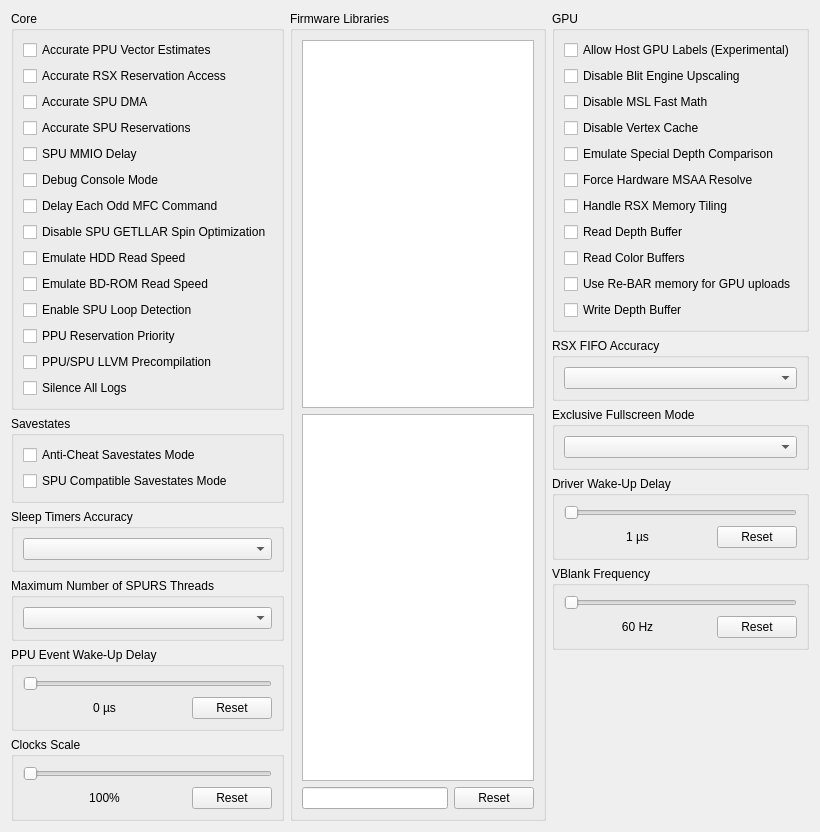
         <widget class="QWidget" name="advancedTabScrollContents">
          <property name="geometry">
           <rect>
            <x>0</x>
            <y>0</y>
            <width>820</width>
            <height>737</height>
           </rect>
          </property>
          <layout class="QVBoxLayout" name="advancedTabScrollContentsLayout">
           <item>
            <layout class="QHBoxLayout" name="advancedTabLayout" stretch="1,1,1">
             <item>
              <layout class="QVBoxLayout" name="advancedTabLayoutLeft">
               <item>
                <widget class="QGroupBox" name="gb_advanced_core">
                 <property name="sizePolicy">
                  <sizepolicy hsizetype="Preferred" vsizetype="Minimum">
                   <horstretch>0</horstretch>
                   <verstretch>0</verstretch>
                  </sizepolicy>
                 </property>
                 <property name="title">
                  <string>Core</string>
                 </property>
                 <layout class="QVBoxLayout" name="gb_advanced_core_layout">
                  <item>
                   <widget class="QCheckBox" name="accuratePPUVEST">
                    <property name="text">
                     <string>Accurate PPU Vector Estimates</string>
                    </property>
                   </widget>
                  </item>
                  <item>
                   <widget class="QCheckBox" name="accurateRSXAccess">
                    <property name="text">
                     <string>Accurate RSX Reservation Access</string>
                    </property>
                   </widget>
                  </item>
                  <item>
                   <widget class="QCheckBox" name="accurateSpuDMA">
                    <property name="text">
                     <string>Accurate SPU DMA</string>
                    </property>
                   </widget>
                  </item>
                  <item>
                   <widget class="QCheckBox" name="accurateSpuReservations">
                    <property name="text">
                     <string>Accurate SPU Reservations</string>
                    </property>
                   </widget>
                  </item>
                  <item>
                   <widget class="QCheckBox" name="spuMmioDelay">
                    <property name="text">
                     <string>SPU MMIO Delay</string>
                    </property>
                   </widget>
                  </item>
                  <item>
                   <widget class="QCheckBox" name="debugConsoleMode">
                    <property name="text">
                     <string>Debug Console Mode</string>
                    </property>
                   </widget>
                  </item>
                  <item>
                   <widget class="QCheckBox" name="mfcDelayCommand">
                    <property name="text">
                     <string>Delay Each Odd MFC Command</string>
                    </property>
                   </widget>
                  </item>
                  <item>
                   <widget class="QCheckBox" name="disableSpinOptimization">
                    <property name="text">
                     <string>Disable SPU GETLLAR Spin Optimization</string>
                    </property>
                   </widget>
                  </item>
                  <item>
                   <widget class="QCheckBox" name="emulateHddSpeed">
                    <property name="text">
                     <string>Emulate HDD Read Speed</string>
                    </property>
                   </widget>
                  </item>
                  <item>
                   <widget class="QCheckBox" name="emulateBdvdSpeed">
                    <property name="text">
                     <string>Emulate BD-ROM Read Speed</string>
                    </property>
                   </widget>
                  </item>
                  <item>
                   <widget class="QCheckBox" name="spuLoopDetection">
                    <property name="text">
                     <string>Enable SPU Loop Detection</string>
                    </property>
                   </widget>
                  </item>
                  <item>
                   <widget class="QCheckBox" name="ppuReservationPrority">
                    <property name="text">
                     <string>PPU Reservation Priority</string>
                    </property>
                   </widget>
                  </item>
                  <item>
                   <widget class="QCheckBox" name="llvmPrecompilation">
                    <property name="text">
                     <string>PPU/SPU LLVM Precompilation</string>
                    </property>
                   </widget>
                  </item>
                  <item>
                   <widget class="QCheckBox" name="silenceAllLogs">
                    <property name="text">
                     <string>Silence All Logs</string>
                    </property>
                   </widget>
                  </item>
                 </layout>
                </widget>
               </item>
               <item>
                <widget class="QGroupBox" name="gb_advanced_savestates">
                 <property name="sizePolicy">
                  <sizepolicy hsizetype="Preferred" vsizetype="Minimum">
                   <horstretch>0</horstretch>
                   <verstretch>0</verstretch>
                  </sizepolicy>
                 </property>
                 <property name="title">
                  <string>Savestates</string>
                 </property>
                 <layout class="QVBoxLayout" name="gb_advanced_savestates_layout">
                  <item>
                   <widget class="QCheckBox" name="antiCheatSavestates">
                    <property name="text">
                     <string>Anti-Cheat Savestates Mode</string>
                    </property>
                   </widget>
                  </item>
                  <item>
                   <widget class="QCheckBox" name="compatibleSavestates">
                    <property name="text">
                     <string>SPU Compatible Savestates Mode</string>
                    </property>
                   </widget>
                  </item>
                 </layout>
                </widget>
               </item>
               <item>
                <widget class="QGroupBox" name="gb_sleep_timers_accuracy">
                 <property name="sizePolicy">
                  <sizepolicy hsizetype="Preferred" vsizetype="Minimum">
                   <horstretch>0</horstretch>
                   <verstretch>0</verstretch>
                  </sizepolicy>
                 </property>
                 <property name="title">
                  <string>Sleep Timers Accuracy</string>
                 </property>
                 <layout class="QVBoxLayout" name="gb_sleep_timers_accuracy_layout">
                  <item>
                   <widget class="QComboBox" name="sleepTimersAccuracy"/>
                  </item>
                 </layout>
                </widget>
               </item>
               <item>
                <widget class="QGroupBox" name="gb_max_spurs_threads">
                 <property name="sizePolicy">
                  <sizepolicy hsizetype="Preferred" vsizetype="Minimum">
                   <horstretch>0</horstretch>
                   <verstretch>0</verstretch>
                  </sizepolicy>
                 </property>
                 <property name="title">
                  <string>Maximum Number of SPURS Threads</string>
                 </property>
                 <layout class="QVBoxLayout" name="gb_max_spurs_threads_layout">
                  <item>
                   <widget class="QComboBox" name="maxSPURSThreads"/>
                  </item>
                 </layout>
                </widget>
               </item>
               <item>
                <widget class="QGroupBox" name="gb_ppuEventWakeupDelay">
                 <property name="sizePolicy">
                  <sizepolicy hsizetype="Preferred" vsizetype="Minimum">
                   <horstretch>0</horstretch>
                   <verstretch>0</verstretch>
                  </sizepolicy>
                 </property>
                 <property name="title">
                  <string>PPU Event Wake-Up Delay</string>
                 </property>
                 <layout class="QVBoxLayout" name="gb_ppuEventWakeupDelay_layout">
                  <item>
                   <widget class="QSlider" name="ppuEventWakeupDelay">
                    <property name="orientation">
                     <enum>Qt::Orientation::Horizontal</enum>
                    </property>
                   </widget>
                  </item>
                  <item>
                   <layout class="QHBoxLayout" name="ppuEventWakeupDelayLayout" stretch="1,0">
                    <item>
                     <widget class="QLabel" name="ppuEventWakeupText">
                      <property name="text">
                       <string>0 µs</string>
                      </property>
                      <property name="alignment">
                       <set>Qt::AlignmentFlag::AlignCenter</set>
                      </property>
                     </widget>
                    </item>
                    <item>
                     <widget class="QPushButton" name="ppuEventWakeupReset">
                      <property name="text">
                       <string>Reset</string>
                      </property>
                     </widget>
                    </item>
                   </layout>
                  </item>
                 </layout>
                </widget>
               </item>
               <item>
                <widget class="QGroupBox" name="gb_clockScale">
                 <property name="sizePolicy">
                  <sizepolicy hsizetype="Preferred" vsizetype="Minimum">
                   <horstretch>0</horstretch>
                   <verstretch>0</verstretch>
                  </sizepolicy>
                 </property>
                 <property name="title">
                  <string>Clocks Scale</string>
                 </property>
                 <layout class="QVBoxLayout" name="gb_clockScale_layout">
                  <item>
                   <widget class="QSlider" name="clockScale">
                    <property name="orientation">
                     <enum>Qt::Orientation::Horizontal</enum>
                    </property>
                   </widget>
                  </item>
                  <item>
                   <layout class="QHBoxLayout" name="clockScaleLayout" stretch="1,0">
                    <item>
                     <widget class="QLabel" name="clockScaleText">
                      <property name="text">
                       <string>100%</string>
                      </property>
                      <property name="alignment">
                       <set>Qt::AlignmentFlag::AlignCenter</set>
                      </property>
                     </widget>
                    </item>
                    <item>
                     <widget class="QPushButton" name="clockScaleReset">
                      <property name="text">
                       <string>Reset</string>
                      </property>
                     </widget>
                    </item>
                   </layout>
                  </item>
                 </layout>
                </widget>
               </item>
               <item>
                <spacer name="advancedTabSpacerLeft">
                 <property name="orientation">
                  <enum>Qt::Orientation::Vertical</enum>
                 </property>
                 <property name="sizeType">
                  <enum>QSizePolicy::Policy::MinimumExpanding</enum>
                 </property>
                 <property name="sizeHint" stdset="0">
                  <size>
                   <width>0</width>
                   <height>0</height>
                  </size>
                 </property>
                </spacer>
               </item>
              </layout>
             </item>
             <item>
              <layout class="QVBoxLayout" name="advancedTabLayoutMiddle">
               <item>
                <widget class="QGroupBox" name="gb_libs">
                 <property name="title">
                  <string>Firmware Libraries</string>
                 </property>
                 <layout class="QVBoxLayout" name="gb_libs_layout">
                  <item>
                   <widget class="QListWidget" name="hleList">
                    <property name="sizePolicy">
                     <sizepolicy hsizetype="Preferred" vsizetype="Preferred">
                      <horstretch>0</horstretch>
                      <verstretch>0</verstretch>
                     </sizepolicy>
                    </property>
                    <property name="selectionMode">
                     <enum>QAbstractItemView::SelectionMode::ExtendedSelection</enum>
                    </property>
                   </widget>
                  </item>
                  <item>
                   <widget class="QListWidget" name="lleList">
                    <property name="sizePolicy">
                     <sizepolicy hsizetype="Preferred" vsizetype="Preferred">
                      <horstretch>0</horstretch>
                      <verstretch>0</verstretch>
                     </sizepolicy>
                    </property>
                    <property name="selectionMode">
                     <enum>QAbstractItemView::SelectionMode::ExtendedSelection</enum>
                    </property>
                   </widget>
                  </item>
                  <item>
                   <layout class="QHBoxLayout" name="gb_lleLibs_layout" stretch="1,0">
                    <property name="spacing">
                     <number>6</number>
                    </property>
                    <property name="sizeConstraint">
                     <enum>QLayout::SizeConstraint::SetNoConstraint</enum>
                    </property>
                    <item>
                     <widget class="QLineEdit" name="searchBox"/>
                    </item>
                    <item>
                     <widget class="QPushButton" name="resetLleList">
                      <property name="text">
                       <string>Reset</string>
                      </property>
                     </widget>
                    </item>
                   </layout>
                  </item>
                 </layout>
                </widget>
               </item>
              </layout>
             </item>
             <item>
              <layout class="QVBoxLayout" name="advancedTabLayoutRight">
               <item>
                <widget class="QGroupBox" name="gb_advanced_gpu">
                 <property name="sizePolicy">
                  <sizepolicy hsizetype="Preferred" vsizetype="Minimum">
                   <horstretch>0</horstretch>
                   <verstretch>0</verstretch>
                  </sizepolicy>
                 </property>
                 <property name="title">
                  <string>GPU</string>
                 </property>
                 <layout class="QVBoxLayout" name="gb_advanced_gpu_layout">
                  <item>
                   <widget class="QCheckBox" name="allowHostGPULabels">
                    <property name="text">
                     <string>Allow Host GPU Labels (Experimental)</string>
                    </property>
                   </widget>
                  </item>
                  <item>
                   <widget class="QCheckBox" name="blitEngineScaling">
                    <property name="text">
                     <string>Disable Blit Engine Upscaling</string>
                    </property>
                   </widget>
                  </item>
                  <item>
                   <widget class="QCheckBox" name="disableMslFastMath">
                    <property name="text">
                     <string>Disable MSL Fast Math</string>
                    </property>
                   </widget>
                  </item>
                  <item>
                   <widget class="QCheckBox" name="disableVertexCache">
                    <property name="text">
                     <string>Disable Vertex Cache</string>
                    </property>
                   </widget>
                  </item>
                  <item>
                   <widget class="QCheckBox" name="emulateDepthCompare">
                    <property name="text">
                     <string>Emulate Special Depth Comparison</string>
                    </property>
                   </widget>
                  </item>
                  <item>
                   <widget class="QCheckBox" name="forceHwMSAAResolve">
                    <property name="text">
                     <string>Force Hardware MSAA Resolve</string>
                    </property>
                   </widget>
                  </item>
                  <item>
                   <widget class="QCheckBox" name="handleTiledMemory">
                    <property name="text">
                     <string>Handle RSX Memory Tiling</string>
                    </property>
                   </widget>
                  </item>
                  <item>
                   <widget class="QCheckBox" name="readDepth">
                    <property name="text">
                     <string>Read Depth Buffer</string>
                    </property>
                   </widget>
                  </item>
                  <item>
                   <widget class="QCheckBox" name="readColor">
                    <property name="text">
                     <string>Read Color Buffers</string>
                    </property>
                   </widget>
                  </item>
                  <item>
                   <widget class="QCheckBox" name="useReBAR">
                    <property name="text">
                     <string>Use Re-BAR memory for GPU uploads</string>
                    </property>
                   </widget>
                  </item>
                  <item>
                   <widget class="QCheckBox" name="dumpDepth">
                    <property name="text">
                     <string>Write Depth Buffer</string>
                    </property>
                   </widget>
                  </item>
                 </layout>
                </widget>
               </item>
               <item>
                <widget class="QGroupBox" name="gb_rsx_fifo_accuracy">
                 <property name="sizePolicy">
                  <sizepolicy hsizetype="Preferred" vsizetype="Minimum">
                   <horstretch>0</horstretch>
                   <verstretch>0</verstretch>
                  </sizepolicy>
                 </property>
                 <property name="title">
                  <string>RSX FIFO Accuracy</string>
                 </property>
                 <layout class="QVBoxLayout" name="gb_rsx_fifo_accuracy_layout">
                  <item>
                   <widget class="QComboBox" name="FIFOAccuracy"/>
                  </item>
                 </layout>
                </widget>
               </item>
               <item>
                <widget class="QGroupBox" name="gb_exclusiveFullscreen">
                 <property name="sizePolicy">
                  <sizepolicy hsizetype="Preferred" vsizetype="Minimum">
                   <horstretch>0</horstretch>
                   <verstretch>0</verstretch>
                  </sizepolicy>
                 </property>
                 <property name="title">
                  <string>Exclusive Fullscreen Mode</string>
                 </property>
                 <layout class="QVBoxLayout" name="gb_exclusiveFullscreen_layout">
                  <item>
                   <widget class="QComboBox" name="exclusiveFullscreenMode"/>
                  </item>
                 </layout>
                </widget>
               </item>
               <item>
                <widget class="QGroupBox" name="gb_wakeupDelay">
                 <property name="sizePolicy">
                  <sizepolicy hsizetype="Preferred" vsizetype="Minimum">
                   <horstretch>0</horstretch>
                   <verstretch>0</verstretch>
                  </sizepolicy>
                 </property>
                 <property name="title">
                  <string>Driver Wake-Up Delay</string>
                 </property>
                 <layout class="QVBoxLayout" name="gb_wakeupDelay_layout">
                  <item>
                   <widget class="QSlider" name="wakeupDelay">
                    <property name="orientation">
                     <enum>Qt::Orientation::Horizontal</enum>
                    </property>
                   </widget>
                  </item>
                  <item>
                   <layout class="QHBoxLayout" name="wakeupDelayLayout" stretch="1,0">
                    <item>
                     <widget class="QLabel" name="wakeupText">
                      <property name="text">
                       <string>1 µs</string>
                      </property>
                      <property name="alignment">
                       <set>Qt::AlignmentFlag::AlignCenter</set>
                      </property>
                     </widget>
                    </item>
                    <item>
                     <widget class="QPushButton" name="wakeupReset">
                      <property name="text">
                       <string>Reset</string>
                      </property>
                     </widget>
                    </item>
                   </layout>
                  </item>
                 </layout>
                </widget>
               </item>
               <item>
                <widget class="QGroupBox" name="gb_vblank">
                 <property name="sizePolicy">
                  <sizepolicy hsizetype="Preferred" vsizetype="Minimum">
                   <horstretch>0</horstretch>
                   <verstretch>0</verstretch>
                  </sizepolicy>
                 </property>
                 <property name="title">
                  <string>VBlank Frequency</string>
                 </property>
                 <layout class="QVBoxLayout" name="gb_vblank_layout">
                  <item>
                   <widget class="QSlider" name="vblank">
                    <property name="orientation">
                     <enum>Qt::Orientation::Horizontal</enum>
                    </property>
                   </widget>
                  </item>
                  <item>
                   <layout class="QHBoxLayout" name="vBlankLayout" stretch="1,0">
                    <item>
                     <widget class="QLabel" name="vblankText">
                      <property name="text">
                       <string>60 Hz</string>
                      </property>
                      <property name="alignment">
                       <set>Qt::AlignmentFlag::AlignCenter</set>
                      </property>
                     </widget>
                    </item>
                    <item>
                     <widget class="QPushButton" name="vblankReset">
                      <property name="text">
                       <string>Reset</string>
                      </property>
                     </widget>
                    </item>
                   </layout>
                  </item>
                 </layout>
                </widget>
               </item>
               <item>
                <spacer name="advancedTabSpacerRight">
                 <property name="orientation">
                  <enum>Qt::Orientation::Vertical</enum>
                 </property>
                 <property name="sizeType">
                  <enum>QSizePolicy::Policy::MinimumExpanding</enum>
                 </property>
                 <property name="sizeHint" stdset="0">
                  <size>
                   <width>13</width>
                   <height>13</height>
                  </size>
                 </property>
                </spacer>
               </item>
              </layout>
             </item>
            </layout>
           </item>
           <item>
            <spacer name="advancedTabSpacer">
             <property name="orientation">
              <enum>Qt::Orientation::Vertical</enum>
             </property>
             <property name="sizeHint" stdset="0">
              <size>
               <width>0</width>
               <height>0</height>
              </size>
             </property>
            </spacer>
           </item>
          </layout>
         </widget>
